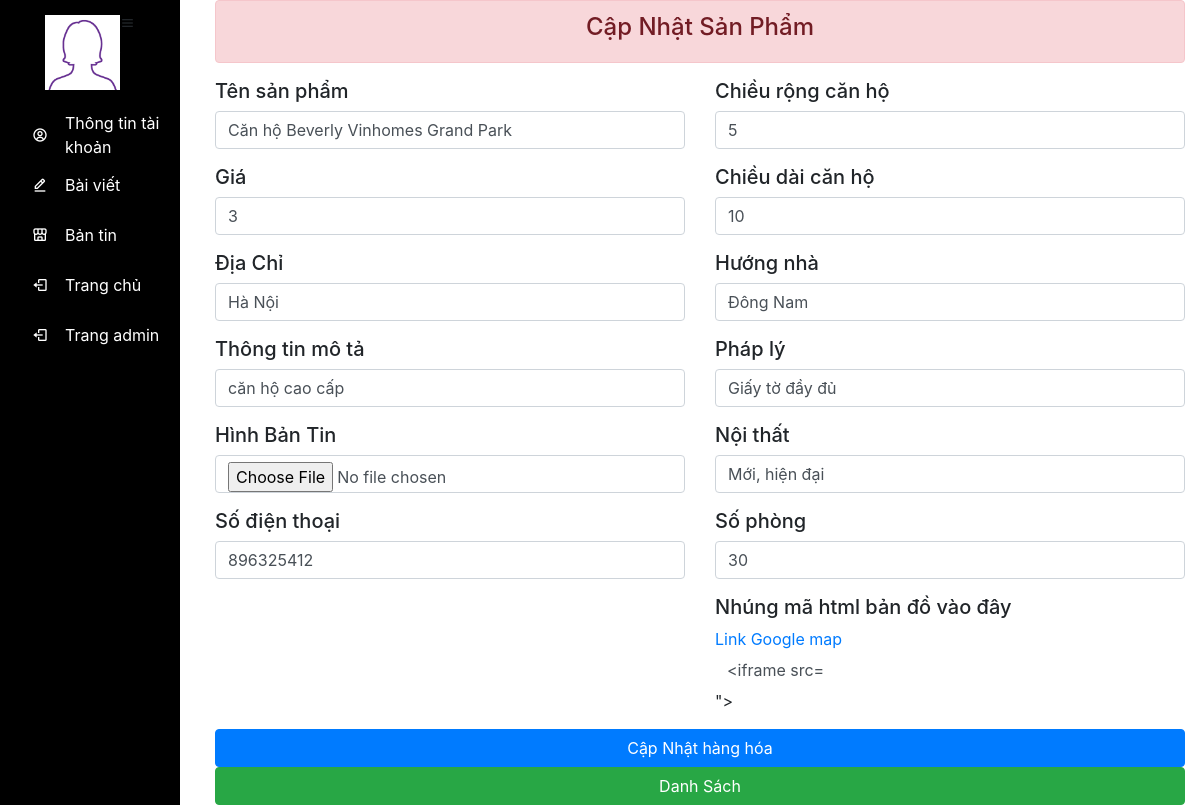
The page /view/tai_khoan/layout.php?ban_tin_edit&id=39 (signed in) on the database its author committed.
### tables this page shows
CREATE TABLE `khach_hang` (
  `ten_dang_nhap` varchar(50) NOT NULL,
  `pass` varchar(100) NOT NULL,
  `hinh` varchar(500) NOT NULL,
  `email` varchar(50) NOT NULL,
  `sdt` varchar(10) NOT NULL,
  `dia_chi` varchar(50) NOT NULL,
  `vai_tro` varchar(20) NOT NULL,
  PRIMARY KEY (`ten_dang_nhap`),
  KEY `ten_dang_nhap` (`ten_dang_nhap`)
);

CREATE TABLE `bt_chi_tiet` (
  `id_san_pham_chi_tiet` int(10) NOT NULL AUTO_INCREMENT,
  `id_san_pham` int(10) NOT NULL,
  `huong_nha` varchar(50) NOT NULL,
  `phap_ly` varchar(50) NOT NULL,
  `noi_that` varchar(50) NOT NULL,
  `so_phong` int(10) NOT NULL,
  `ban_do` text NOT NULL,
  `dien_tich` float NOT NULL,
  PRIMARY KEY (`id_san_pham_chi_tiet`),
  KEY `id_san_pham` (`id_san_pham`)
);

CREATE TABLE `bang_tin` (
  `id_san_pham` int(10) NOT NULL AUTO_INCREMENT,
  `ten_san_pham` varchar(50) NOT NULL,
  `gia_san_pham` float NOT NULL,
  `hinh_san_pham` varchar(50) NOT NULL,
  `dia_chi` varchar(50) NOT NULL,
  `thong_tin_mo_ta` text NOT NULL,
  `ngay_dang` date NOT NULL,
  `luot_xem` int(11) NOT NULL,
  `so_dien_thoai` int(1) NOT NULL,
  `id_danh_muc` int(10) NOT NULL,
  `id_loai_dat` int(10) NOT NULL,
  `ten_dang_nhap` varchar(50) NOT NULL,
  `chieu_rong` float NOT NULL,
  `chieu_dai` float NOT NULL,
  `trang_thai` tinytext NOT NULL,
  PRIMARY KEY (`id_san_pham`),
  KEY `id_danh_muc` (`id_danh_muc`),
  KEY `ten_dang_nhap` (`ten_dang_nhap`),
  KEY `id_loai_dat` (`id_loai_dat`),
  CONSTRAINT `bang_tin_ibfk_1` FOREIGN KEY (`id_danh_muc`) REFERENCES `danh_muc` (`id_danh_muc`) ON DELETE CASCADE ON UPDATE CASCADE,
  CONSTRAINT `bang_tin_ibfk_2` FOREIGN KEY (`ten_dang_nhap`) REFERENCES `khach_hang` (`ten_dang_nhap`) ON DELETE CASCADE ON UPDATE CASCADE
);

### controller/gobal.php (called while the page is built, shortened)
<?php
$root =  "/PHP1";
$controller = "$root/controller";
$view = "$root/view";
$content = "$root/content";
$css = "$content/css";
$img = "$content/img";
$admin = "$view/Admin";
$taikhoan = "$view/tai_khoan";

### model/database/pdo.php (called while the page is built, shortened)
<?php
function database()
{
    $host_name = "localhost";
    $db_name = "batdongsan";
    $username = "root";
    $password = "";
    $conn = new PDO("mysql:host=$host_name;dbname=$db_name;charset=utf8", $username, $password);
    $conn->setAttribute(PDO::ATTR_ERRMODE, PDO::ERRMODE_EXCEPTION);
    return $conn;
}
function pdo_query($sql)
{
    $sql_args = array_slice(func_get_args(), 1);
    try {
        $conn = database();
        $a = $conn->prepare($sql);
        $a->execute($sql_args);
        $rows = $a->fetchAll();
        return $rows;
    } catch (PDOException $e) {
        throw $e;
    } finally {
        unset($conn);
    }
}

### model/database/function.php (called while the page is built, shortened)
<?php
include("pdo.php");
function khach_hang_user($user)
{
    $sql = "SELECT * FROM khach_hang where ten_dang_nhap='$user'";
    $row = pdo_query($sql);
    return $row;
}
function ban_tin_tendangnhap_id_sanpham($user, $id)
{
    $sql = " SELECT *  FROM bang_tin a INNER JOIN bt_chi_tiet b ON a.id_san_pham=b.id_san_pham WHERE a.ten_dang_nhap = '$user' and a.id_san_pham = '$id'";
    $row = pdo_query($sql);
    return $row;
}

### view/tai_khoan/ban_tin/edit.php (the view, shortened to what this page needs)
<!doctype html>
<html lang="en">
<head>
    <link rel="stylesheet" href="https://stackpath.bootstrapcdn.com/bootstrap/4.3.1/css/bootstrap.min.css">
</head>
<body>
    <div class="container">
        <div class="alert alert-danger">
            <strong>
                <h4 style="text-align: center;">Cập Nhật Sản Phẩm</h4>
            </strong>
        </div>
        <?php
        if (isset($_SESSION['user'])) {
            $user = $_SESSION['user'];
            $id = $_GET['id'];
            $row = ban_tin_tendangnhap_id_sanpham($user, $id);
            foreach ($row as $a) {
        ?>
                <form method="POST" enctype="multipart/form-data">
                    <div class="row">
                        <div class="col-md-6">
                            <div class="form-group">
                                <h5>Tên sản phẩm</h5>
                                <input class="form-control" type="text" name="ten_sp" value="<?= $a['ten_san_pham'] ?>">
                            </div>
                            <div class="form-group">
                                <h5>Giá</h5>
                                <input class="form-control" type="text" name="gia_sp" value="<?= $a['gia_san_pham'] ?>">
                            </div>
                            <div class="form-group">
                                <h5>Địa Chỉ</h5>
                                <input class="form-control" type="text" name="dia_chi" value="<?= $a['dia_chi'] ?>">
                            </div>
                            <div class="form-group">
                                <h5>Thông tin mô tả</h5>
                                <input class="form-control" type="text" name="mo_ta" value="<?= $a['thong_tin_mo_ta'] ?>">
                            </div>
                            <div class="form-group">
                                <h5>Hình Bản Tin</h5>
                                <input class="form-control" type="file" name="hinh_sp" value="<?= $a['hinh_san_pham'] ?>">
                            </div>
                            <div class="form-group">
                                <h5>Số điện thoại</h5>
                                <input class="form-control" type="text" name="sdt_sp" value="<?= $a['so_dien_thoai'] ?>">
                            </div>
                        </div>
                        <div class="col-md-6">
                            <div class="form-group">
                                <h5>Chiều rộng căn hộ</h5>
                                <input class="form-control" type="text" name="rong_sp" value="<?= $a['chieu_rong'] ?>">
                            </div>
                            <div class="form-group">
                                <h5>Chiều dài căn hộ</h5>
                                <input class="form-control" type="text" name="dai_sp" value="<?= $a['chieu_dai'] ?>">
                            </div>
                            <div class="form-group">
                                <h5>Hướng nhà</h5>
                                <input class="form-control" type="text" name="huong_nha" value="<?= $a['huong_nha'] ?>">
                            </div>
                            <div class="form-group">
                                <h5>Pháp lý</h5>
                                <input class="form-control" type="text" name="phap_ly" value="<?= $a['phap_ly'] ?>">
                            </div>
                            <div class="form-group">
                                <h5>Nội thất</h5>
                                <input class="form-control" type="text" name="noi_that" value="<?= $a['noi_that'] ?>">
                            </div>
                            <div class="form-group">
                                <h5>Số phòng</h5>
                                <input class="form-control" type="text" name="so_phong" value="<?= $a['so_phong'] ?>">
                            </div>
                            <div class="form-group">
                                <h5>Nhúng mã html bản đồ vào đây</h5>
                                <a href="https://www.google.com/maps/">Link Google map</a>
                                <input class="form-control" type="text" name="ban_do" value="<?= $a['ban_do'] ?>">
                            </div>
                        </div>
                    </div>
                    <button type="submit" class="btn btn-primary btn-block" name="sub_mit">Cập Nhật hàng hóa</button>
                </form>
        <?php }
        } ?>
        <a name="" id="" class="btn btn-success btn-block" href="<?= $taikhoan ?>/layout.php?ban_tin_list" role="button">Danh Sách</a>
    </div>
</body>
</html>

### view/tai_khoan/nav_tk.php (shortened to what this page needs)
<!DOCTYPE html>
<html lang="en">
<head>
    <link rel="stylesheet" href="https://stackpath.bootstrapcdn.com/bootstrap/4.3.1/css/bootstrap.min.css">
    <link href='https://unpkg.com/boxicons@2.0.9/css/boxicons.min.css' rel='stylesheet'>
    <link rel="stylesheet" href="<?= $css ?>/nav.css">
</head>
<body>
    <div class="sidebar">
        <div class="logo_content">
            <?php
            if (isset($_SESSION['user'])) {
                $user = $_SESSION['user'];
                $row = khach_hang_user($user);
                foreach ($row as $a) {
            ?>
                    <div class="logo">
                        <img class="img-fluid" src="<?= $img ?>/<?= $a['hinh'] ?>" alt="">
                    </div>
                    <i class='bx bx-menu' id="btn"></i>
            <?php }
            } ?>
        </div>
        <ul nav_list>
            <li>
                <a href="<?= $taikhoan ?>/layout.php?tai_khoan_list">
                    <i class='bx bx-user-circle'></i>
                    <span class="links_name">Thông tin tài khoản</span>
                </a>
            </li>
            <li>
                <a href="<?= $taikhoan ?>/layout.php?baiviet_list">
                    <i class='bx bx-edit-alt'></i>
                    <span class="links_name">Bài viết</span>
                </a>
            </li>
            <li>
                <a href="<?= $taikhoan ?>/layout.php?ban_tin_list">
                    <i class='bx bx-store-alt'></i>
                    <span class="links_name">Bản tin</span>
                </a>
            </li>
            <li>
                <a href="<?= $controller ?>/layout.php">
                    <i class='bx bx-log-out'></i>
                    <span class="links_name">Trang chủ</span>
                </a>
            </li>
            <li>
                <?php if ($user == 'admin') {
                ?>
                    <a href="<?= $admin ?>/layout.php">
                        <i class='bx bx-log-out'></i>
                        <span class="links_name">Trang admin</span>
                    </a>
                <?php  } ?>
            </li>
        </ul>
    </div>
</body>
</html>

### content/css/nav.css (style rules this page uses)
* { margin: 0; padding: 0; box-sizing: border-box; }
.sidebar { position: fixed; height: 100%; width: 15%; background: black; padding: 15px; }
.logo_content { justify-content: center; display: flex; }
.sidebar > .logo_content > .logo { color: white; display: flex; height: 80%; border-radius: 50%; width: 50%; background: white; align-items: center; }
.sidebar > ul { margin-top: 20px; }
.sidebar > ul > li { list-style: none; }
.sidebar > ul > li > a { color: white; display: flex; align-items: center; text-decoration: none; transition: all 0.4s ease; border-radius: 12px; }
.sidebar > ul > li > a > i { height: 50px; min-width: 50px; border-radius: 12px; line-height: 50px; text-align: center; }

### rows shown on the page
khach_hang: hinh (picture)
bt_chi_tiet: ten_sp "Căn hộ Beverly Vinhomes Grand Park", gia_sp "3", dia_chi "Hà Nội", mo_ta "căn hộ cao cấp", sdt_sp "896325412", rong_sp "5", dai_sp "10", huong_nha "Đông Nam", phap_ly "Giấy tờ đầy đủ", noi_that "Mới, hiện đại", so_phong "30", ban_do "<iframe src="
